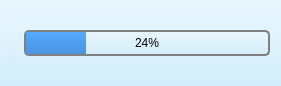
<?xml version="1.0" encoding="UTF-8"?>
<ui version="4.0">
 <class>VolumePopup</class>
 <widget class="QWidget" name="VolumePopup">
  <property name="geometry">
   <rect>
    <x>0</x>
    <y>0</y>
    <width>281</width>
    <height>86</height>
   </rect>
  </property>
  <property name="windowTitle">
   <string>Volume</string>
  </property>
  <property name="windowOpacity">
   <double>0.800000000000000</double>
  </property>
  <property name="autoFillBackground">
   <bool>false</bool>
  </property>
  <property name="styleSheet">
   <string notr="true">background-color: qlineargradient(spread:pad, x1:0, y1:0, x2:0, y2:1, stop:0 rgba(233, 246, 253, 255), stop:1 rgba(211, 238, 251, 255))</string>
  </property>
  <layout class="QHBoxLayout" name="horizontalLayout">
   <item>
    <widget class="QLabel" name="iconLbl">
     <property name="maximumSize">
      <size>
       <width>48</width>
       <height>48</height>
      </size>
     </property>
     <property name="text">
      <string/>
     </property>
     <property name="pixmap">
      <pixmap resource="images.qrc">:/images/Status-audio-volume-muted-icon.png</pixmap>
     </property>
     <property name="scaledContents">
      <bool>true</bool>
     </property>
    </widget>
   </item>
   <item>
    <widget class="QProgressBar" name="progressBar">
     <property name="styleSheet">
      <string notr="true"> QProgressBar::chunk {
 	background-color: qlineargradient(spread:pad, x1:0, y1:0, x2:0, y2:1, stop:0 rgba(85, 170, 255, 255), stop:1 rgba(74, 148, 222, 255));
	
     width: 20px;
 }

 QProgressBar {
     border: 2px solid grey;
     border-radius: 5px;
     text-align: center;
 }</string>
     </property>
     <property name="value">
      <number>24</number>
     </property>
    </widget>
   </item>
  </layout>
 </widget>
 <resources>
  <include location="images.qrc"/>
 </resources>
 <connections/>
</ui>
